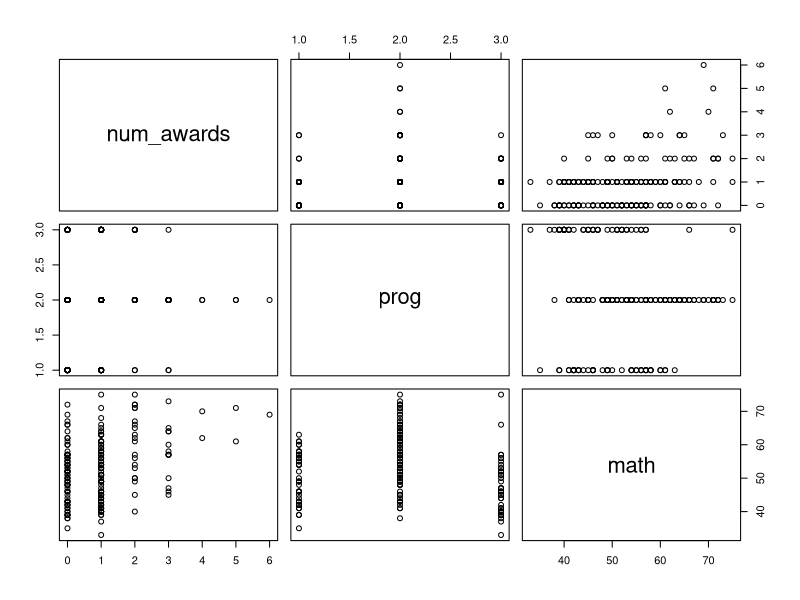

This chart was generated by the following R code:
awards.data <- read.table("datas/awards.txt", header = TRUE)
awards.data

pairs(awards.data)

# a
# Investigate whether the type of program influences the number of awards by performing a Poisson regression, without taking variable math into account. Estimate the numbers of awards for all the three types of program. Which program type is the best for the number of awards for this model? 
awardglm <- glm(num_awards ~ prog, family = poisson, data = awards.data)
summary(awardglm) # the type of program does not influence the number of awards

awards.data$prog = as.factor(awards.data$prog)
awardglm <- glm(num_awards ~ prog, family = poisson, data = awards.data)
summary(awardglm) # not significant 0.141
# program2(0.00106) is significant with program3(0.07199 ) is not significant
# program2 has a positive estimated value and significant p-value, therefore program2 is efficient.


# b
# For the situation in a), can the Kruskall-Wallis test also be used? If yes, apply the test and comment on the results; if no, explain why this test cannot be used. 
kruskal.test(num_awards ~ prog, data= awards.data) # 0.00462

# kruskall test is valid because assumptions are met. 

# c
# Now include predictor math into analysis and investigate the influence of the explanatory variables prog and math (and their interaction) on the numbers of awards.
awardglm2 <- glm(num_awards ~ prog + math, family = poisson, data = awards.data)
summary(awardglm2)
# prog2 : 0.0440, prog3 : 0.0232, math : 1.80e-05

awardglm.interaction <- glm(num_awards ~ prog * math, family = poisson, data = awards.data)
summary(awardglm.interaction) # their interaction is not significant

#Which program type is the best for the number of awards? Comments on your findings. 
# prog2

# Estimate the number of awards for the vocational program and math score 55.
new.data = data.frame(prog="1",math=55)
predict(awardglm2,new.data,type = "response") # 0.6671683 
predict(awardglm.interaction,new.data,type = "response") # 0.6323158 
